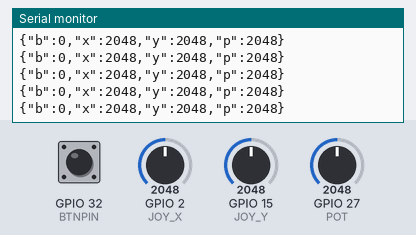
Bench run of a sketch on a simulated ESP32. Parts: the last lines printed to the serial monitor. Inputs (shaded band) come from the test bench; at power-on: GPIO 2 (JOY_X) = 2048, GPIO 15 (JOY_Y) = 2048, GPIO 27 (POT) = 2048, GPIO 32 (BTNPIN) LOW.

Above: at 2.2 s.
2.3 s: GPIO 2 (JOY_X) set to 2866
At 2.33 s:
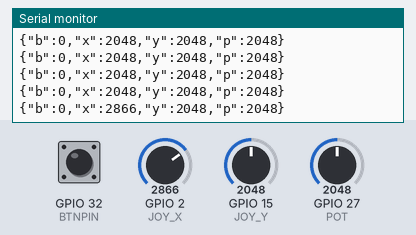
3.8 s: GPIO 15 (JOY_Y) set to 2866
At 3.8 s:
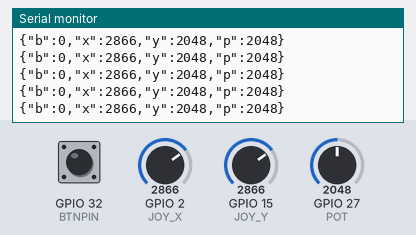
5.3 s: GPIO 27 (POT) set to 2866
At 5.31 s:
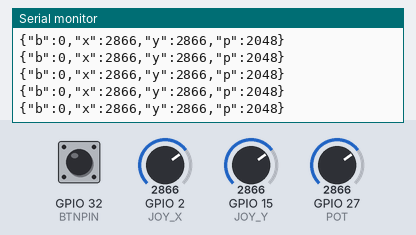
6.8 s: GPIO 32 (BTNPIN) pulled HIGH for 0.15 s
At 6.83 s:
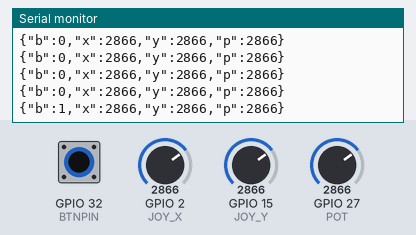
8.4 s: GPIO 2 (JOY_X) set to 3603
At 8.4 s:
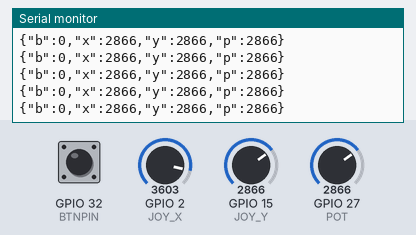
9.9 s: GPIO 32 (BTNPIN) pulled HIGH for 1 s
At 9.92 s:
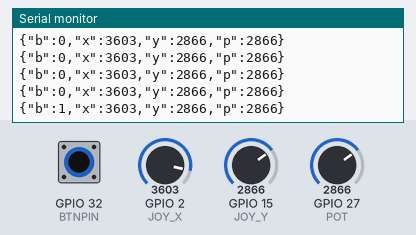
Timing chart, 0 to 12.9 s (numbered marks = the images above; inputs shaded):
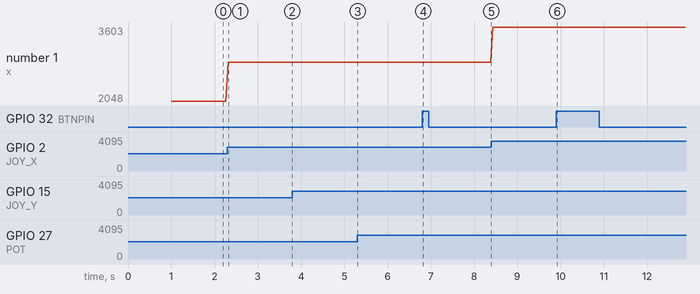

Measured:
- after the input at 2.3 s, the serial monitor: prints a new line at once (image 1)
- after the input at 6.8 s, the serial monitor: prints a new line at once (image 4)
- after the input at 9.9 s, the serial monitor: prints a new line at once (image 6)
- plotted number 1: 2048 → 2866 after the input at 2.3 s, 2866 → 3603 after the input at 8.4 s

The sketch:

inputTester.ino
```cpp
/*
This is an example how to use Touch Intrrerupts and read touch values
*/

const int BTNPIN = 32;
const int JOY_X = 2;
const int JOY_Y = 15;
const int POT = 27;


void setup() {
  Serial.begin(115200);
  delay(1000); // give me time to bring up serial monitor
  Serial.println("ESP32 Touch Interrupt Test");


  //button
  pinMode(BTNPIN, INPUT_PULLDOWN);

  //joystick

}

void loop(){
  //Serial.println("**********************");
  Serial.println("{\"b\":" + String(digitalRead(BTNPIN))+ ",\"x\":" + String(analogRead(JOY_X)) + ",\"y\":" + String(analogRead(JOY_Y)) + ",\"p\":" + String(analogRead(POT)) + "}");
  //Serial.println("Joy X:" + );
  //Serial.println("Joy Y:" + String(analogRead(JOY_Y)));
  //Serial.println("POT:" + String(analogRead(POT)));
  delay(50);


}
```
